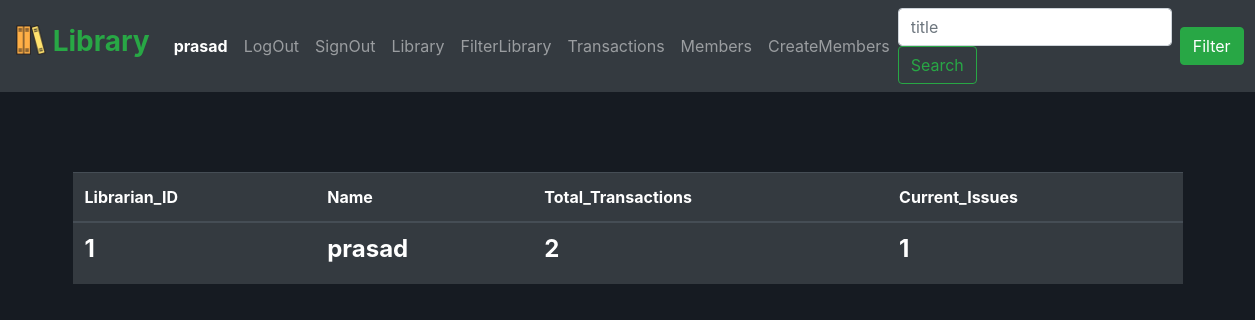
The app's page /librarianinfo (signed in), older data.
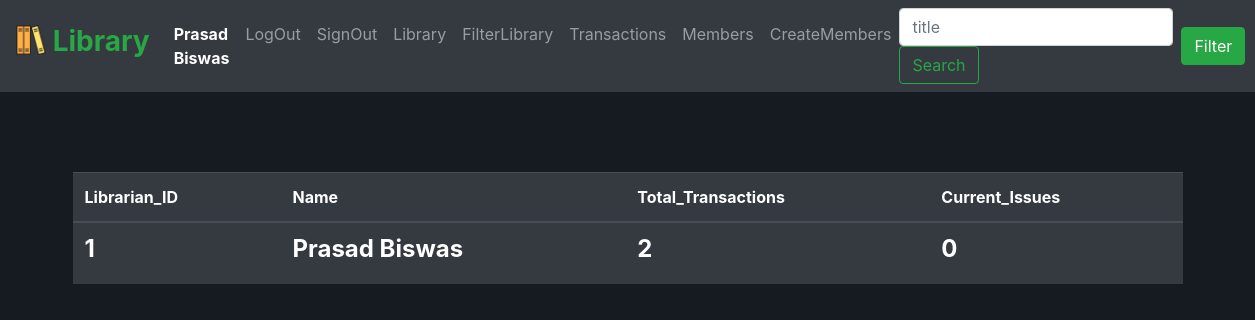
The same page, newer data.
### src/models.py (models this page shows, shortened)
class librarian(db.Model):
    id = db.Column('librarian_id' , db.Integer , primary_key=True)
    name = db.Column(db.String(100) , nullable=False)
    email = db.Column(db.String(100) , nullable=False , unique=True)
    password = db.Column(db.String(300) , nullable=False)
    transactions = db.Column(db.Integer , nullable=False)
    current_issues = db.Column(db.Integer , nullable=False)

### src/app.py (the view)
@app.route('/librarianinfo')
def librarianinfo():
    a = librarian.query.get(session['id'])
    return render_template("librarianinfo.html" , data=a)

### src/templates/librarianinfo.html
{% extends "base.html" %}
{% block mainbody %}
<div class="container-sm librarianinfobody">
    <table class="table table-hover table-dark">
        <thead>
            <tr>
                <th scope="col">Librarian_ID</th>
                <th scope="col">Name</th>
                <th scope="col">Total_Transactions</th>
                <th scope="col">Current_Issues</th>
            </tr>
        </thead>
        <tbody>
            <tr>
                <th scope="row"><h4 style="font-weight: bold;">{{ data.id }}<h4></th>
                <td><h4 style="font-weight: bold;">{{ data.name }}</h4></td>
                <td><h4 style="font-weight: bold;">{{ data.transactions }}<h4></td>
                <td><h4 style="font-weight: bold;">{{ data.current_issues }}</h4></td>
            </tr>
        </tbody>
    </table>
</div>
{% endblock %}

### src/templates/base.html (shortened to what this page needs)
<!DOCTYPE html>
<html lang="en">
    <head>
        <link rel="stylesheet" href="https://cdn.jsdelivr.net/npm/bootstrap@4.6.1/dist/css/bootstrap.min.css">
        <link rel="stylesheet" href="/static/css/base.css">
    </head>
    <body>
        {% block navbar %}
            <nav class="navbar navbar-expand-lg navbar-dark bg-dark">
                <a class="navbar-brand" href="/">
                    <h3 style="font-weight: bold; color: #28a745;">
                        <img src="/static/images/books.png" width="30" height="30" class="d-inline-block align-top" alt="">
                        Library
                    </h3>
                </a>
                {% if session['email'] %}
                    <div class="collapse navbar-collapse" id="navbarTogglerDemo02">
                        <ul class="navbar-nav mr-auto mt-2 mt-lg-0">
                            <li class="nav-item active">
                                <a class="nav-link" href="/librarianinfo" style="font-weight: bold;">{{ session['name'] }}<span class="sr-only">(current)</span></a>
                            </li>
                            <li class="nav-item">
                                <a class="nav-link" href="/logout">LogOut</a>
                            </li>
                            <li class="nav-item">
                                <a class="nav-link" href="/signout">SignOut</a>
                            </li>
                            <li class="nav-item">
                                <a class="nav-link" href="/library">Library</a>
                            </li>
                            <li class="nav-item">
                                <a class="nav-link" href="/filterlibrary">FilterLibrary</a>
                            </li>
                            <li class="nav-item">
                                <a class="nav-link" href="/alltransactions">Transactions</a>
                            </li>
                            <li class="nav-item">
                                <a class="nav-link" href="/membersinfo">Members</a>
                            </li>
                            <li class="nav-item">
                                <a class="nav-link" href="/createmember">CreateMembers</a>
                            </li>
                        </ul>
                {% endif %}
                        <form action="/new_books" class="form-inline my-2 my-lg-0">
                            <input class="form-control mr-sm-2" type="search" placeholder="title" name="title">
                            <button class="btn btn-outline-success my-2 my-sm-0" type="submit">Search</button>
                        </form>
                        <a class="btn btn-success my-2 my-sm-0" href="/filtersearch">Filter</a>
                    </div>
            </nav>
        {% endblock %}
        {% block mainbody %}
        {% endblock %}
    </body>
</html>

Row changes from the older to the newer data that the page shows:
changed librarian id 1: name "prasad" → "Prasad Biswas"; current_issues "1" → "0"
